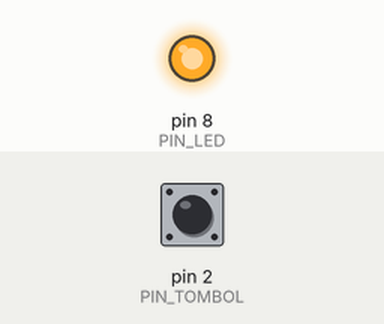
Simulated run of this sketch. Board: Arduino Uno, built with avr-gcc and run on an emulated ATmega328P. Shown: output pins drawn as LEDs (lit = HIGH). The test bench sets the inputs (shaded band); at power-on: pin 2 (PIN_TOMBOL) HIGH. What the sketch prints to the serial monitor is not drawn.

Above: at 1.2 s.
1.3 s: pin 2 (PIN_TOMBOL) pulled LOW for 0.15 s
At 1.37 s:
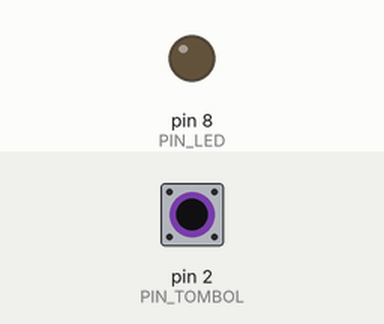
2.9 s: pin 2 (PIN_TOMBOL) pulled LOW for 3.2 s
At 6.6 s:
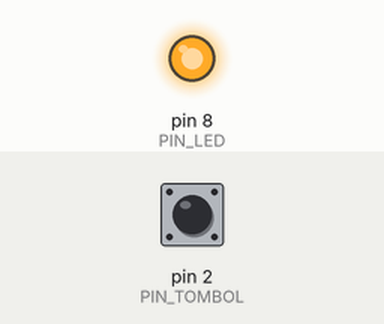
Timing chart, 0 to 8.1 s (numbered marks = the images above; inputs shaded):
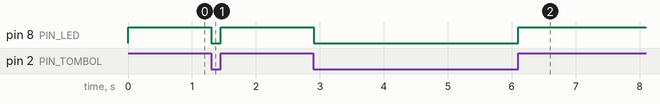

Measured:
- after the input at 1.3 s, pin 8 (PIN_LED): HIGH → LOW at once, → HIGH 0.15 s later
- after the input at 2.9 s, pin 8 (PIN_LED): HIGH → LOW at once, → HIGH 3.2 s later

The sketch:

12d.ino
```cpp
const int PIN_LED = 8;
const int PIN_TOMBOL = 2;

void setup() {
    pinMode(PIN_LED, OUTPUT);
    pinMode(PIN_TOMBOL, INPUT_PULLUP);

    Serial.begin(9600);
    Serial.println("Sistem Kendali Tombol Siap!");
}

void loop() {
    bool tombolDitekan = digitalRead(PIN_TOMBOL);

    digitalWrite(PIN_LED, tombolDitekan);

    delay(50);
}
```
